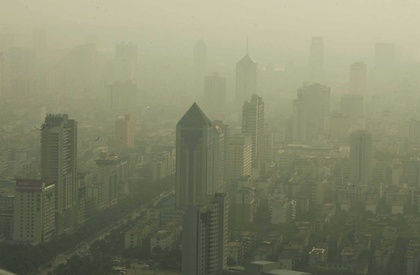
%> input picture ImageProcess/103/fog.jpg, 420 x 275 px, shrunk from 2443 x 1599 before the run
$ octave hw3.m   (GNU Octave 9; MATLAB toolbox functions it lacks are replaced by stand-ins)
%> lines starting %> are read from the running program, lines starting %| are printed output that depends on the picture; in (x1, y1, x2, y2) boxes, pixels count from 0 and x2, y2 are one past the last pixel; in counts of white or black regions, pixels touching at a corner belong together; the program's own positions count from 1
%%=========================
%HW3
%%=========================

I = imread('fog.jpg'); Id = im2double(I);
%> further down, I is the input picture: size 275x420x3 uint8; mean R, G, B 131.8, 133.9, 107.5
Ir = I(:,:,1); Ig = I(:,:,2); Ib = I(:,:,3);
Idr = Id(:,:,1); Idg = Id(:,:,2); Idb = Id(:,:,3);
Idhsv = rgb2hsv(Id);
%> Idhsv: size 275x420x3 double; mean H, S, V 0.187, 0.207, 0.528
Idh = Idhsv(:,:,1); Ids = Idhsv(:,:,2); Idv = Idhsv(:,:,3);
[row,col] = size(Ir);
%> row = 275; col = 420
%ShowRGB(Id);

%%First Way: Histeq
tic
temp = Id;
Result1 = temp;
n = 32;
for ind = 1:3
	Result1(:,:,ind) = histeq( temp(:,:,ind),n );
end
toc
figure,
	imshow(Result1),title('Histeq');
figure,
	subplot(221),imshow(temp),title('Origin');
	subplot(222),imshow(Result1),title('Histeq');
	subplot(223),imshow(temp-Result1,[]),title('Origin-Histeq');

%%Second Way: TongTai
%构造高频提升、低频削弱的系数矩阵
tic
	d0 = 5; r1=0.5; rh=1.5; c=2;
	n1=floor((row+1)/2);n2=floor((col+1)/2);
%> after `n1=floor((row+1)/2)`: n1 = 138
%> after `n2=floor((col+1)/2)`: n2 = 210
	h = zeros( row,col );
	for m = 1:row
		for n = 1:col
			d = sqrt(( m-n1)^2+( n-n2)^2);
			h( m,n ) = (rh-r1)*(1-exp(-c*(d.^2/d0.^2)))+r1;
		end
	end
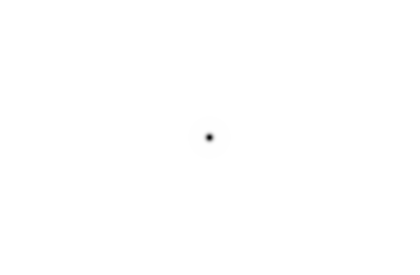
%> h: size 275x420 double; min 0.5, max 1.5, mean 1.5; drawn with min black and max white
%进行同态滤波
H = h;
Result2 = Id;
for ind = 1:3
	inputIm = Id(:,:,ind);
	Ifft = fftshift( fft2( log(1 + double( inputIm ) ) ) );
    resultfft =  Ifft .* H ;
    output = exp( real( ifft2 ( ifftshift( resultfft) ) ) )-1;
	Result2(:,:,ind) = output;
end
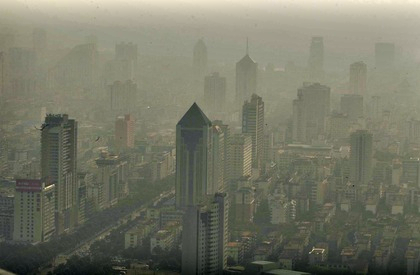
%> Result2: size 275x420x3 double; mean R, G, B 0.273, 0.277, 0.226; drawn with min black and max white

%归一化
Result2_eq = Result2;
for ind = 1:3
	output = Result2(:,:,ind);
	output = ( output - min(output(:)) )/(max(output(:))-min(output(:)) );
	Result2_eq(:,:,ind) = output;
end
toc

%直方图均衡化
Result2_histeq = Result2;
temp = zeros(row,col);
for ind = 1:3
	output = Result2_eq(:,:,ind);
	temp = floor(output*255);
	temp = histeq(uint8(temp));
	Result2_histeq(:,:,ind) = im2double(temp) ;
end
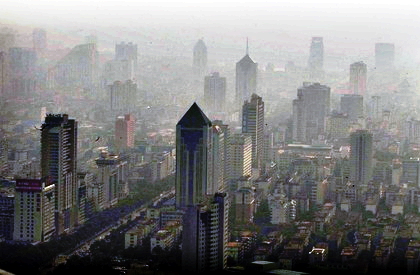
%> Result2_histeq: size 275x420x3 double; mean R, G, B 0.496, 0.495, 0.496

figure,
	imshow(Result2),title('TongTai');
figure,
	imshow(Result2_histeq),title('TongTai&&Histeq');
figure,
	subplot(221),imshow(Id),title('Origin');
	subplot(222),imshow(Result2),title('TongTai');
	subplot(223),imshow(Id-Result2,[]),title('Origin-TongTai');
figure,
	subplot(221),imshow(Id),title('Origin');
	subplot(222),imshow(Result2),title('TongTai');
	subplot(223),imshow(Result2_eq,[]),title('Im2double:0-1');
	subplot(224),imshow(Result2_histeq,[]),title('Histeq');

Result3 = Result2_histeq;
figure,imshow((Result1+Result2)/2),title('(r1+r2)/2');
figure,imshow((Result1+Result3)/2),title('(r1+r3)/2');


%%
tic
h1 = fspecial('average',[row col]);
%%大面积窗滤波
result = Id;
for ind = 1:3
	temp1 = Id(:,:,ind);
	temp2 = imfilter(temp1,h1,'replicate');
	result(:,:,ind) = temp2;
end

%%归一化
temp1 = Id - result;
for ind = 1:3
	temp = temp1(:,:,ind);
	temp = (temp-min(temp(:)))/(max(temp(:))-min(temp(:)));
	temp1(:,:,ind) = temp;
end
%> this loop made 3 passes
%> pass 1, `temp = temp1(:,:,ind);`:
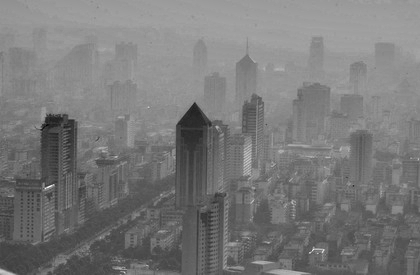
%> temp: size 275x420 double; min -0.26, max 0.277, mean -0.00404; drawn with min black and max white
toc
result4 = temp1;
figure,imshow(result4),title('Large Windows');

%%Third Way: Dark Channel
tic
radius = 15;
%计算原图的暗通道
	Imin = min(min(Idr,Idg),Idb);
	Idark = ordfilt2(Imin,1,ones( radius,radius) );
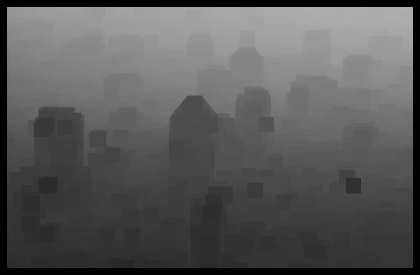
%> Idark: size 275x420 double; min 0, max 0.682, mean 0.349
%暗通道排序
JDark = reshape( Idark, row*col, 1);
JDark = sort(JDark);
numpx = floor( row*col/1000 );
%> numpx = 115
Idarkloc = ( Idark >= JDark(row*col-numpx) );
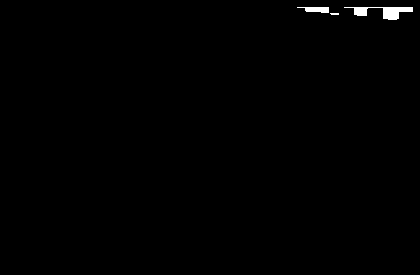
%> Idarkloc: size 275x420 logical; 0.49% white; 3 white regions (1 under 20 px), largest, box (x1, y1, x2, y2) and area: (344, 7, 413, 20) 412, (297, 7, 329, 13) 135
Ar = max( max(Idr .* Idarkloc) );
%> Ar = 0.82
Ag = max( max(Idg .* Idarkloc) );
%> Ag = 0.804
Ab = max( max(Idb .* Idarkloc) );
%> Ab = 0.702
Inr = Idr /Ar;
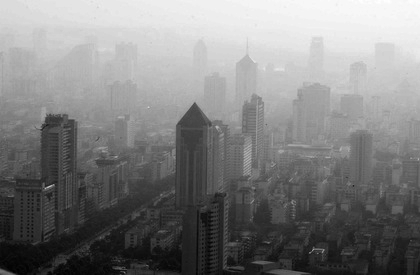
%> Inr: size 275x420 double; min 0.239, max 1.02, mean 0.631; drawn with min black and max white
Ing = Idg /Ag;
Inb = Idb /Ab;
Inmin = min( min(Inr,Ing),Inb );
Indark = ordfilt2(Inmin,1,ones( radius,radius) );
omiga = 0.95;
Tx = 1-omiga*Indark;
In = Id;
In(:,:,1) = ( Inr - Ar ) ./ max(Tx,0.1)+Ar;
In(:,:,2) = ( Ing - Ag ) ./ max(Tx,0.1)+Ag;
In(:,:,3) = ( Inb - Ab ) ./ max(Tx,0.1)+Ab;

Inn = In;
toc
for ind = 1:3
	Inn(:,:,ind) = histeq(In(:,:,ind));
end
figure,imshow(Inn);

Rhsv = rgb2hsv(In);
Rhsv(:,:,1) = histeq(Rhsv(:,:,1));
result = hsv2rgb(Rhsv);
figure,imshow(result);
